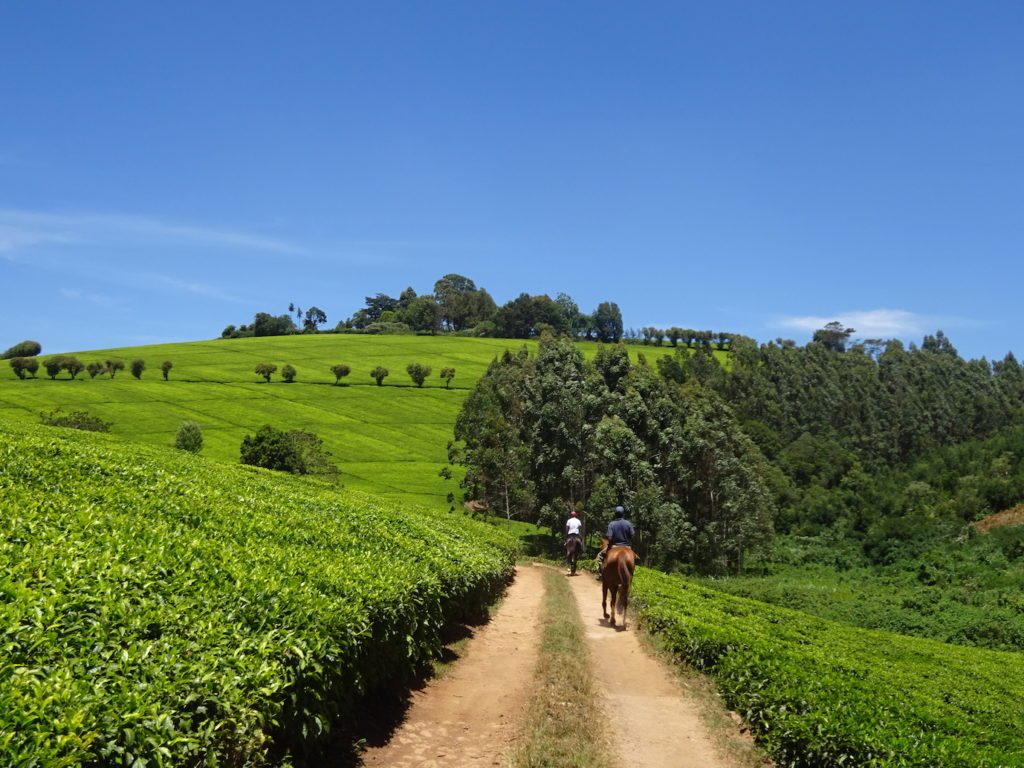
#> input picture Assets/tea.jpg, 1024 x 768 px
$ python mvp.py
#> lines starting #> are read from the running program, lines starting #| are printed output that depends on the picture; after the words box and inside, x2 and y2 are one past the last pixel; in counts of white or black regions, pixels touching at a corner belong together
import cv2
import numpy as np
import matplotlib.pyplot as plt

img = cv2.imread("tea.jpg")
#> img is the input picture: shape (768, 1024, 3); mean B, G, R 116.1, 122.3, 94.5
img = cv2.resize(img, (0, 0), fx=0.5, fy=0.5)
#> img: shape (384, 512, 3)

#rgb_img = cv2.cvtColor(img, cv2.COLOR_BGR2RGB)
hsv_img = cv2.cvtColor(img, cv2.COLOR_BGR2HSV)
#> hsv_img: shape (384, 512, 3); mean H, S, V 67.1, 148, 153.9

lower_green = np.array([36,25,25])
upper_green = np.array([70,255,255])

lower_gray = np.array([0, 0, 50])
upper_gray = np.array([180, 60, 255])

green_mask = cv2.inRange(hsv_img, lower_green, upper_green)
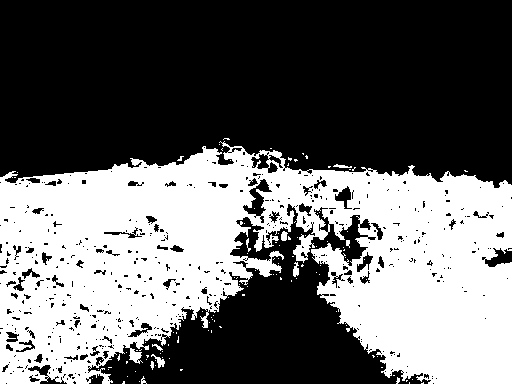
#> green_mask: shape (384, 512); 41.1% white; 114 white regions (104 under 20 px), largest, box (x1, y1, x2, y2) and area: (0, 141, 512, 384) 80220, (151, 354, 165, 368) 74, (293, 262, 299, 277) 64
grey_mask = cv2.inRange(hsv_img, lower_gray, upper_gray)
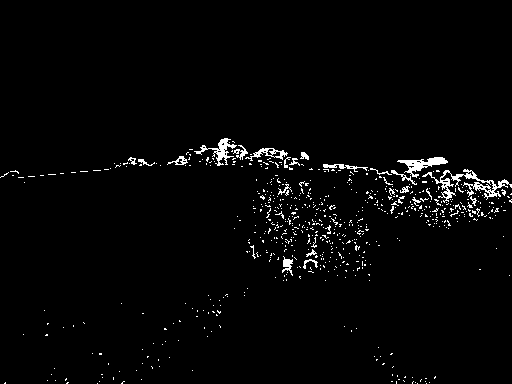
#> grey_mask: shape (384, 512); 2.3% white in thin lines or dots, all inside (x1, y1, x2, y2) = (0, 138, 512, 384)

result = cv2.bitwise_and(img, img, mask=green_mask)
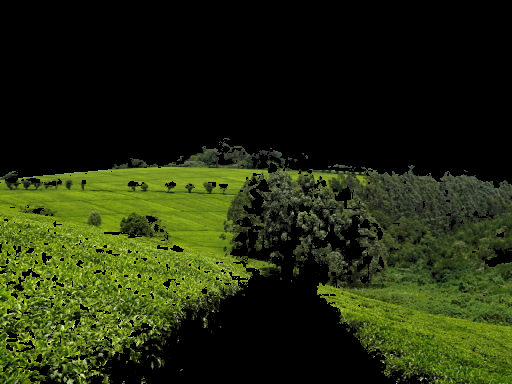
#> result: shape (384, 512, 3); mean B, G, R 13.4, 42.8, 34.7

green_pixels = np.count_nonzero(green_mask)
#> green_pixels = 80869
grey_pixels = np.count_nonzero(grey_mask)
#> grey_pixels = 4486

height, width = img.shape[:2]
#> height = 384; width = 512
total_pixels = height * width
#> total_pixels = 196608

green_ratio = (green_pixels / total_pixels) * 100
#> green_ratio = 41.13
grey_ratio = (grey_pixels / total_pixels) * 100
#> grey_ratio = 2.28

text = f"Green area: {green_ratio:.2f}%"
#> text = 'Green area: 41.13%'
text2 = f"Built area: {grey_ratio:.2f}%"
#> text2 = 'Built area: 2.28%'

cv2.putText(result, text, (20, 40), cv2.FONT_HERSHEY_SIMPLEX, 1.0, (0,255,0), 2)
cv2.putText(result, text2, (20, 80), cv2.FONT_HERSHEY_SIMPLEX, 1.0, (255,255,255), 2)
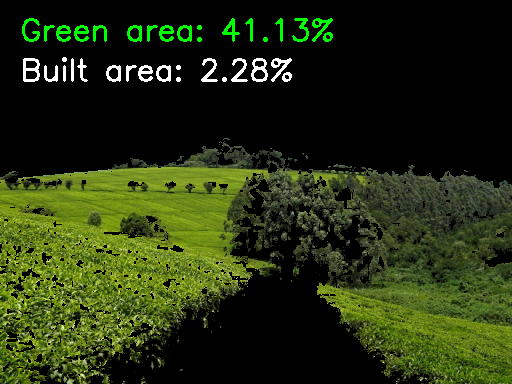
#> result: shape (384, 512, 3); mean B, G, R 15.9, 47.8, 37.2

# plt.figure()
# plt.imshow(rgb_img)
# plt.show()
#
cv2.imshow("Original", img)
# cv2.imshow("Green Mask", green_mask)
cv2.imshow("Grey Mask", grey_mask)
cv2.imshow("Result", result)

cv2.waitKey(0)
cv2.destroyAllWindows()
